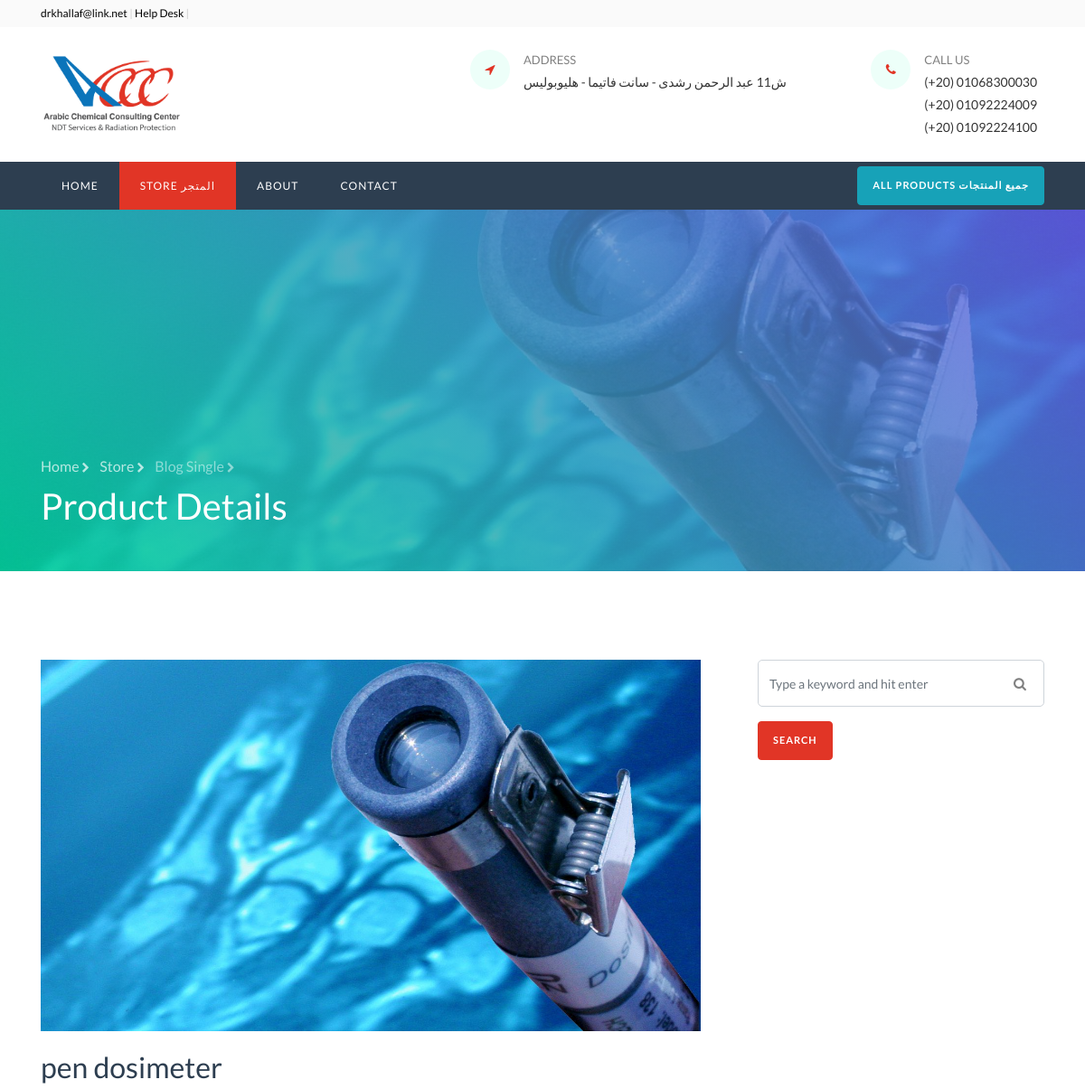
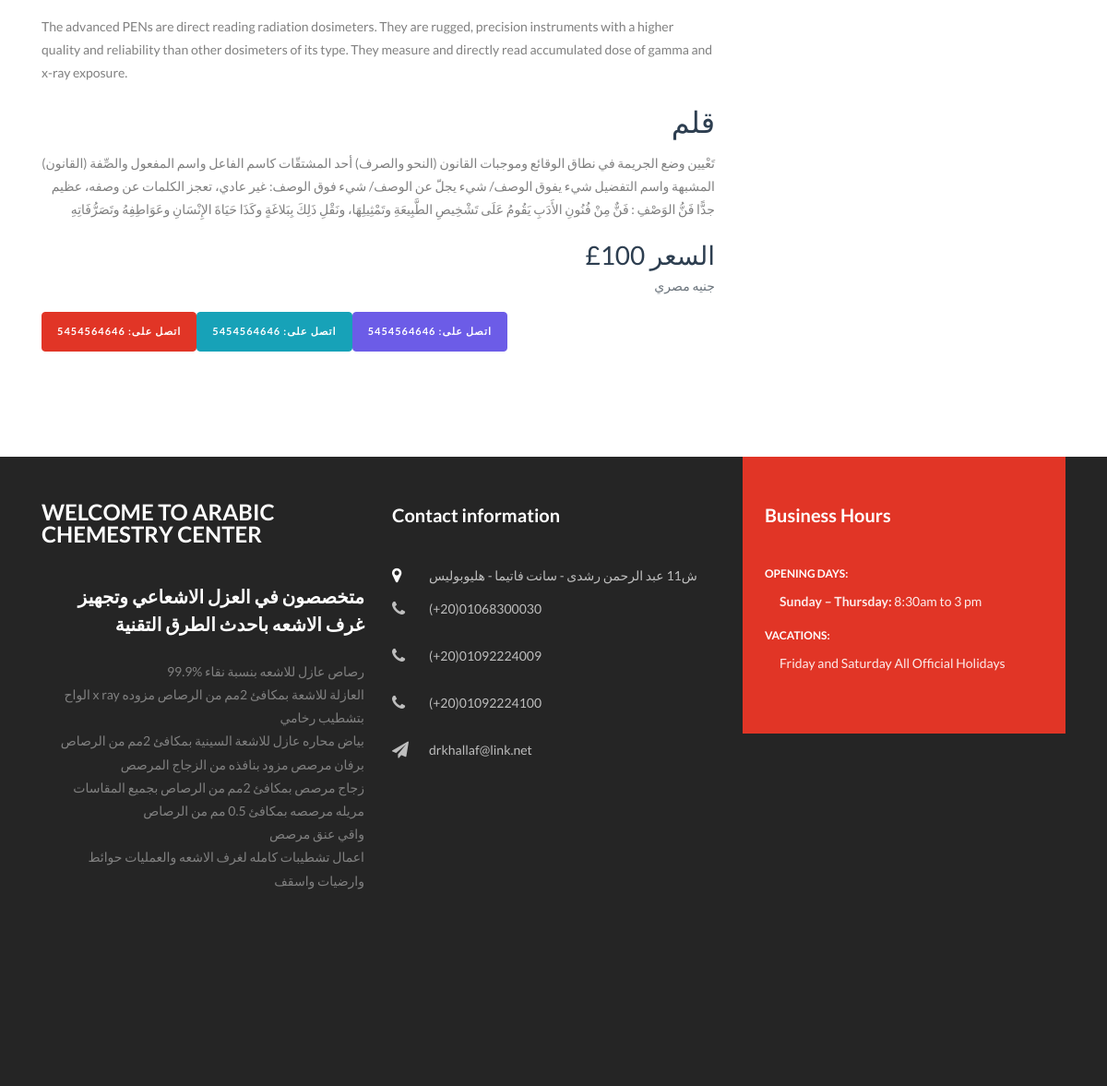
Screenshot of /store/medical-devices/pen-dosimeter with the database file from the repository (2 pictures, top to bottom).
### store/models.py (models this page shows, shortened)
class Product(models.Model):
    product_name_in_inglish    = models.CharField(_("اسم المنتج بالانجليزي"), max_length=200, unique=True)
    product_name_in_arabic   = models.CharField(_("اسم المنتج بالعربي"),max_length=200, unique=True)
    slug            = models.SlugField(_("اسم المنتج في الرابط"), max_length=200, unique=True)
    description     = models.TextField(_("الوصف بالإنجليزي"),  blank=True)
    descriptionin_arabic     = models.TextField(_(" الوصف بالعربي"),  blank=True)
    price           = models.IntegerField(_("السعر"),)
    images          = models.ImageField(_("الصوره") )
    is_available    = models.BooleanField(_("متوفر؟"),default=True)
    category        = models.ForeignKey(Category, on_delete=models.CASCADE)
    created_date    = models.DateTimeField(_("تاريخ الأضافه"),auto_now_add=True)
    modified_date   = models.DateTimeField(_("اخر تعديل"),auto_now=True)
    class Meta:
        verbose_name = _("المنتج")
        verbose_name_plural = _("المنتجات")

### store/views.py (the view)
# urls.py: path('<slug:category_slug>/<slug:product_slug>', product_detail, name= "product_detail"),
def product_detail (request, category_slug, product_slug):
    product = get_object_or_404(Product,category__slug=category_slug, slug=product_slug)
    return render(request, 'store/product_detail.html', {"product": product})

### category/context_processors.py (called while the page is built)
def menu_links(request):
    links = Category.objects.all()
    return dict(links=links)

### category/models.py (called while the page is built)
    def get_url(self):
            return reverse('products_by_category', args=[self.slug])

### templates/store/product_detail.html (shortened to what this page needs)
{% extends 'base.html' %}
{% load static %}
{% block content %}
</div>
<div class="collapse navbar-collapse" id="ftco-nav">
  <ul class="navbar-nav mr-auto">
      <li class="nav-item "><a href="{% url 'home' %}" class="nav-link">Home</a></li>
      <li class="nav-item active"><a href="{% url 'store' %}" class="nav-link">Store المتجر</a></li>
      <li class="nav-item"><a href="{% url 'about' %}" class="nav-link">About</a></li>
    <li class="nav-item"><a href="{% url 'contact' %}" class="nav-link">Contact</a></li>
  </ul>
</div>
</div>
</nav>
<section class="hero-wrap hero-wrap-2" style="background-image: url({{product.images.url}});" data-stellar-background-ratio="0.5">
    <div class="overlay"></div>
    <div class="container">
      <div class="row no-gutters slider-text align-items-end">
        <div class="col-md-9 ftco-animate pb-5">
            <p class="breadcrumbs mb-2"><span class="mr-2"><a href="{% url 'home' %}">Home <i class="fa fa-chevron-right"></i></a></span> <span class="mr-2"><a href="{% url 'store' %}">Store <i class="fa fa-chevron-right"></i></a></span> <span>Blog Single <i class="fa fa-chevron-right"></i></span></p>
          <h1 class="mb-0 bread">Product Details</h1>
        </div>
      </div>
    </div>
  </section>
  <section class="ftco-section ftco-degree-bg">
    <div class="container">
      <div class="row">
        <div class="col-lg-8 ftco-animate">
            <p>
            <img src="{{product.images.url}}" alt="" class="img-fluid">
          </p>
          <h2 class="mb-3">{{product.product_name_in_inglish}}</h2>
          <p>{{product.description}}</p>
          <h2 class="text-right">{{product.product_name_in_arabic}}</h2>
          <p class="text-right">{{product.descriptionin_arabic}}</p>
          <div class="text-right">
          <h3 class="mb-0 font-weight-semibold">£{{product.price}} السعر</h3>
          <p class="text-muted">جنيه مصري</p>
          <div class="container">
            <div class="row">
          <p><a href="tel: 5454564646" class="btn btn-primary">اتصل على: 5454564646</a></p>
          <p><a href="tel: 5454564646" class="btn btn-info">اتصل على: 5454564646</a></p>
          <p><a href="tel: 5454564646" class="btn btn-secondary">اتصل على: 5454564646</a></p>
        </div>
      </div>
      </div>
        </div>
        <div class="col-lg-4 sidebar pl-lg-5 ftco-animate">
          <div class="sidebar-box">
            <form action="{% url 'store' %}" method='GET'  class="search-form">
              <div class="form-group">
                <span class="fa fa-search"></span>
                <input type="text" class="form-control" name="keyword" placeholder="Type a keyword and hit enter" required>
              </div>
                <button type="submit" class="btn btn-primary">Search  </button>
            </form>
          </div>
        </div>
      </div>
    </div>
  </section>
{% endblock content %}

### rows the page displays
Product: images (picture), product_name_in_inglish "pen dosimeter", description "The advanced PENs are direct reading radiation dosimeters. They are rugged, precision instruments with a higher quality and reliability than other dosimeters of its type. They measure and directly read accumulated dose of gamma and x-ray exposure.", product_name_in_arabic "قلم", descriptionin_arabic "(القانون) تَعْيين وضع الجريمة في نطاق الوقائع وموجبات القانون (النحو والصرف) أحد المشتقّات كاسم الفاعل واسم المفعول والصِّفة المشبهة واسم التفضيل شيء يفوق الوصف/ شيء يجلّ عن الوصف/ شيء فوق الوصف: غير عادي، تعجز الكلمات عن وصفه، عظيم جدًّا فَنُّ الوَصْفِ : فَنٌّ مِنْ فُنُونِ الأَدَبِ يَقُومُ عَلَى تَشْخِيصِ الطَّبِيعَةِ وتَمْثِيلِهَا، ونَقْلِ ذَلِكَ بِبَلاغَةٍ وكَذَا حَيَاةَ الإِنْسَانِ وعَوَاطِفِهُ وتَصَرُّفَاتِهِ", price "100"
